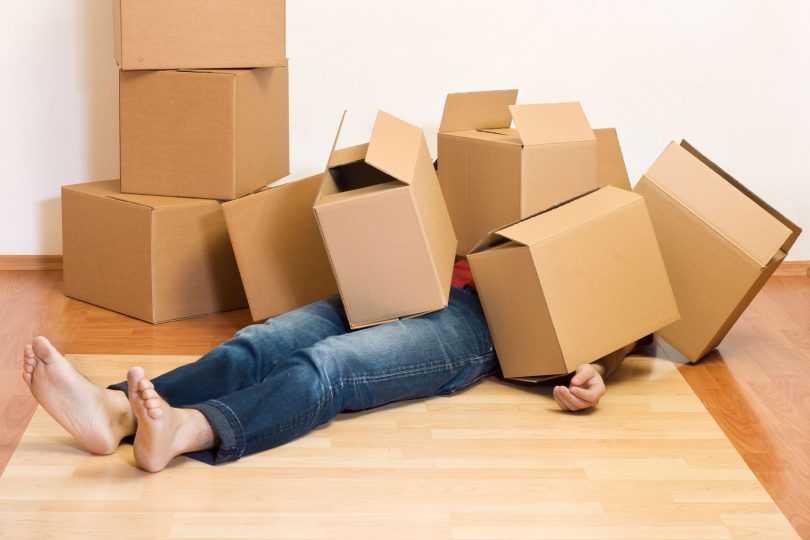
#> input picture JupyterNotebooks/opencv/boxes.jpg, 810 x 540 px, given in place of the camera
$ python detection.1.py
#> lines starting #> are read from the running program, lines starting #| are printed output that depends on the picture; after the words box and inside, x2 and y2 are one past the last pixel; in counts of white or black regions, pixels touching at a corner belong together
#
# Hough Lines Probabilistic
#
import time
import cv2
import numpy as np

Kernel_size = 15
low_threshold = 40
high_threshold = 120

rho = 10
threshold = 15
theta = np.pi / 180
minLineLength = 10
maxLineGap = 1

# Initialize camera
camera = cv2.VideoCapture(0)

width  = 640
height = 480
camera.set(3, width)
camera.set(4, height)


while True:
    # CAPTURE FRAME-BY-FRAME
    ret, frame = camera.read()
#> frame is the input picture: shape (540, 810, 3); mean B, G, R 144, 174.9, 208.7
    time.sleep(0.1)
    # Convert to Grayscale
    gray = cv2.cvtColor(frame, cv2.COLOR_BGR2GRAY)
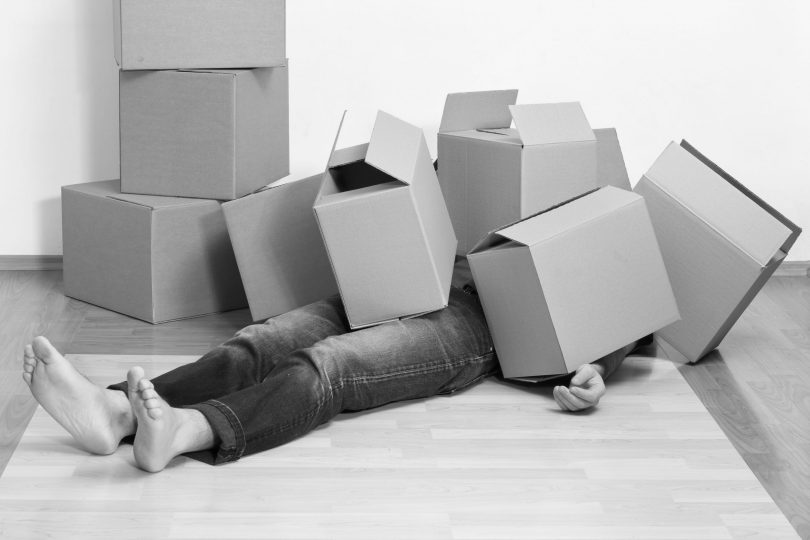
#> gray: shape (540, 810); min 1, max 252, mean 181.5
    # Blur image to reduce noise. if Kernel_size is bigger the image will be more blurry
    blurred = cv2.GaussianBlur(gray, (Kernel_size, Kernel_size), 0)

    # Perform canny edge-detection.
    # If a pixel gradient is higher than high_threshold is considered as an edge.
    # if a pixel gradient is lower than low_threshold is is rejected , it is not an edge.
    # Bigger high_threshold values will provoque to find less edges.
    # Canny recommended ratio upper:lower  between 2:1 or 3:1
    edged = cv2.Canny(blurred, low_threshold, high_threshold)
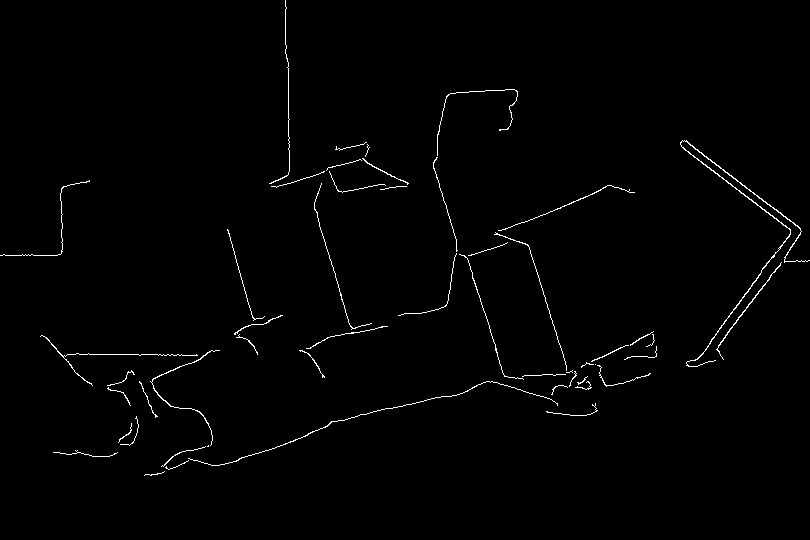
#> edged: shape (540, 810); 1.1% white in thin lines or dots, all inside (x1, y1, x2, y2) = (0, 0, 810, 476)
    # Perform Hough lines probabilistic transform
    lines = cv2.HoughLinesP(edged, rho, theta, threshold, minLineLength, maxLineGap)
#> lines = 836 rows, first 6: [308, 348, 311, 347], [174, 455, 175, 455], [234, 333, 237, 332], [610, 352, 614, 351], [635, 356, 639, 356], [446, 206, 447, 210]

    # Draw circles in the center of the picture
    cv2.circle(frame, (320, 240), 20, (0, 0, 255), 1)
#> frame: shape (540, 810, 3); 0.03% of pixels changed, all inside (x1, y1, x2, y2) = (300, 220, 341, 261)
    cv2.circle(frame, (320, 240), 10, (0, 255, 0), 1)
#> frame: shape (540, 810, 3); mean B, G, R 144, 174.9, 208.7
    cv2.circle(frame, (320, 240), 2, (255, 0, 0), 2)
#> frame: shape (540, 810, 3); mean B, G, R 144, 174.9, 208.7

    # With this for loops only a dots matrix is painted on the picture
    # for y in range(0,480,20):
    # for x in range(0,640,20):
    # cv2.line(frame,(x,y),(x,y),(0,255,255),2)

    # With this for loops a grid is painted on the picture
    for y in range(0, 480, 40):
        cv2.line(frame, (0, y), (640, y), (255, 0, 0), 1)
        for x in range(0, 640, 40):
            cv2.line(frame, (x, 0), (x, 480), (255, 0, 0), 1)
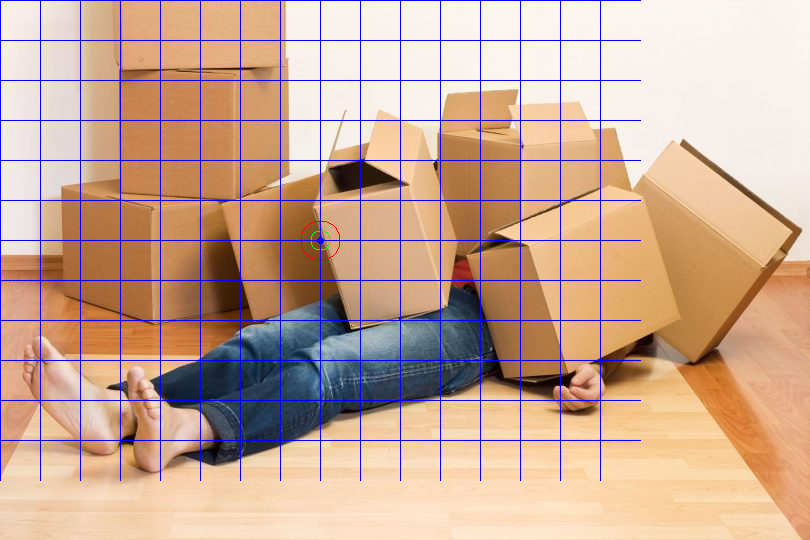
#> frame: shape (540, 810, 3); mean B, G, R 148.2, 169.2, 201.9

    # Draw lines on input image
    if lines is not None:
        # print("Detected {} line(s)".format(len(lines)))
        for x1, y1, x2, y2 in lines[0]:
            cv2.line(frame, (x1, y1), (x2, y2), (0, 255, 0), 10)  # 2)
            cv2.putText(frame, 'lines_detected', (50, 50), cv2.FONT_HERSHEY_SIMPLEX, 1, (0, 255, 0), 1)
#> this loop made 1 pass
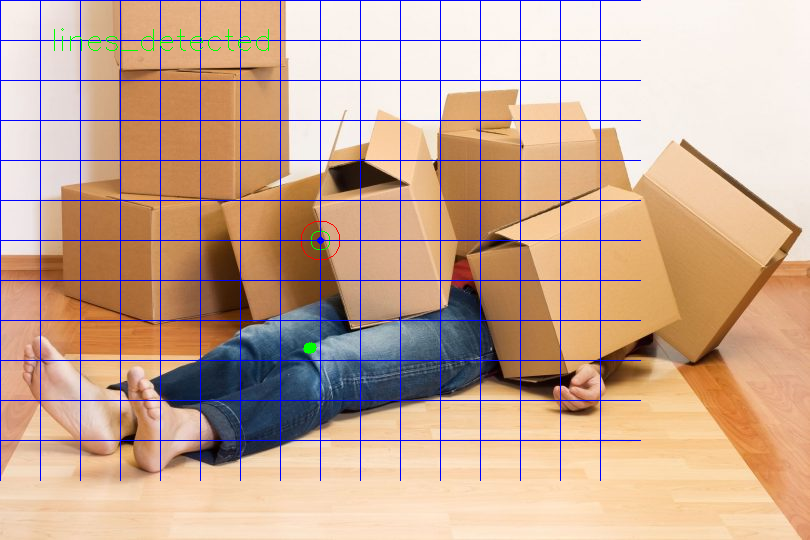
#> frame: shape (540, 810, 3); 0.14% of pixels changed, all inside (x1, y1, x2, y2) = (54, 28, 317, 354)
    cv2.imshow("line detect test", frame)

    if cv2.waitKey(1) & 0xFF == ord('q'):
#> (key q is pressed here)
        break

# When everything is done, release the capture

camera.release()
cv2.destroyAllWindows()

$ run again, on JupyterNotebooks/opencv/manycolors.jpg
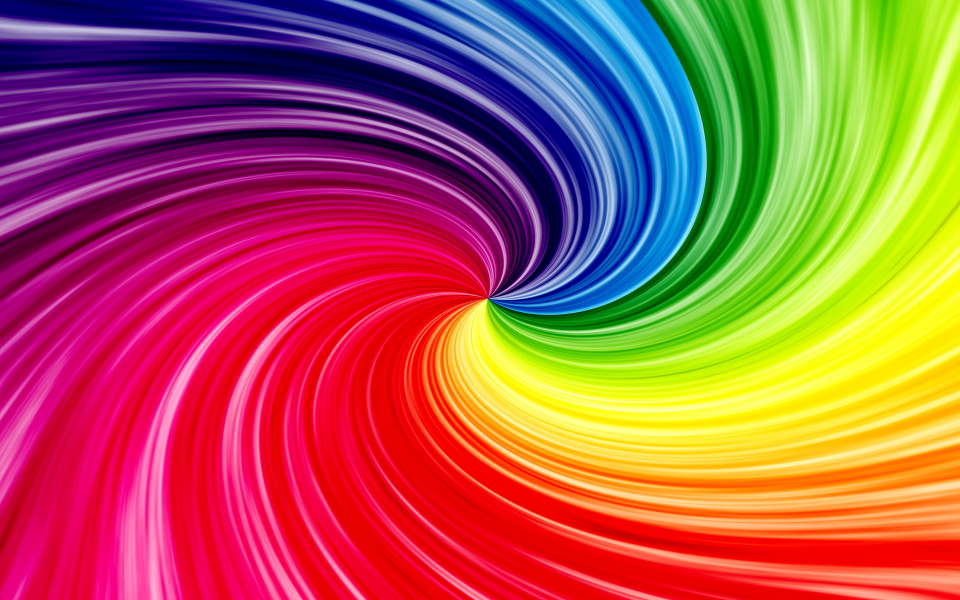
#> input picture JupyterNotebooks/opencv/manycolors.jpg, 2880 x 1800 px, given in place of the camera (shown at 1/3 size)
#> frame is the input picture: shape (1800, 2880, 3); mean B, G, R 81.3, 91.6, 170.7
#> `gray = cv2.cvtColor(frame, cv2.COLOR_BGR2GRAY)`:
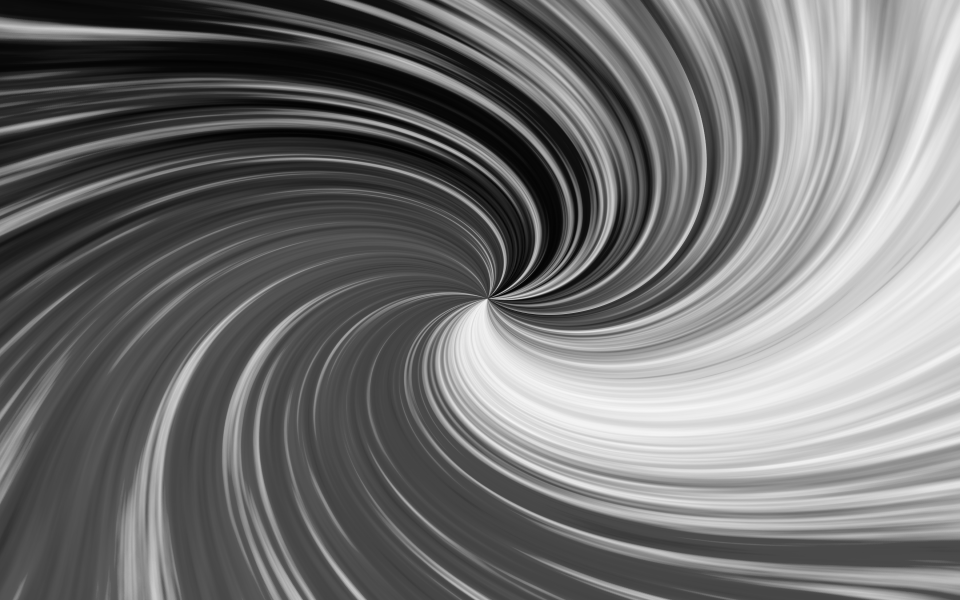
#> gray: shape (1800, 2880) (shown at 1/3 size); min 2, max 247, mean 114.1
#> `edged = cv2.Canny(blurred, low_threshold, high_threshold)`:
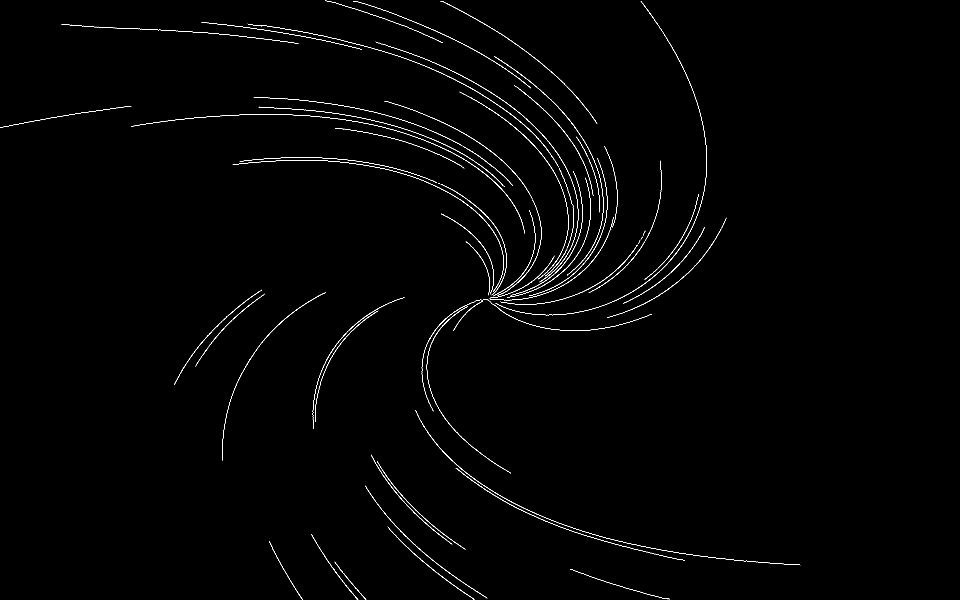
#> edged: shape (1800, 2880) (shown at 1/3 size); 0.64% white in thin lines or dots, all inside (x1, y1, x2, y2) = (0, 2, 2401, 1800)
#> the loop `for x1, y1, x2, y2 in lines[0]:` made 1 pass
#> (x1, y1, x2, y2) on pass 1: (1469, 658, 1471, 660)
